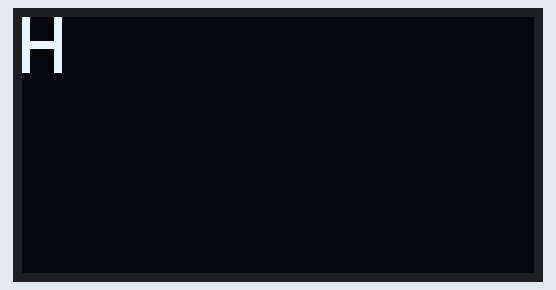
Simulated run of this sketch. Board: Arduino Uno, built with avr-gcc and run on an emulated ATmega328P. Shown: 128×64 one-colour display.

Above: at 0.1 s.
At 0.6 s:
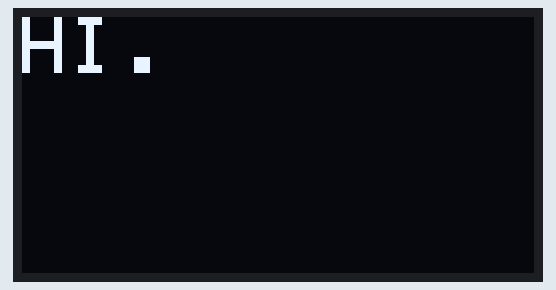
At 1.0 s:
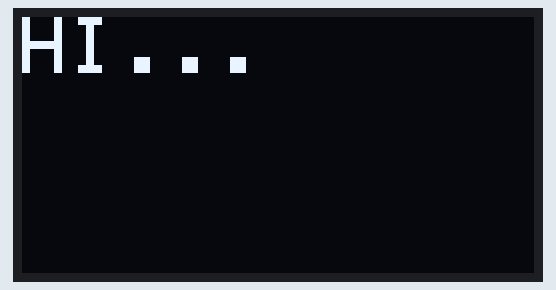

The sketch:

hi.._typing.ino
```cpp
#include <Wire.h>
#include <Adafruit_GFX.h>
#include <Adafruit_SSD1306.h>

#define SCREEN_WIDTH 128
#define SCREEN_LENGTH 64
#define OLED_RESET -1

Adafruit_SSD1306 display(SCREEN_WIDTH,SCREEN_LENGTH,&Wire,OLED_RESET);


void setup() {
display.begin(SSD1306_SWITCHCAPVCC,0x3C);
display.clearDisplay();
display.setTextSize(2);
display.setTextColor(SSD1306_WHITE);
display.setCursor(0,0);

String msg="HI...";
for (int i=0;i<msg.length();i++){
  display.print(msg[i]);
  display.display();
  delay(200);
}


}

void loop() {
  // put your main code here, to run repeatedly:

}
```
